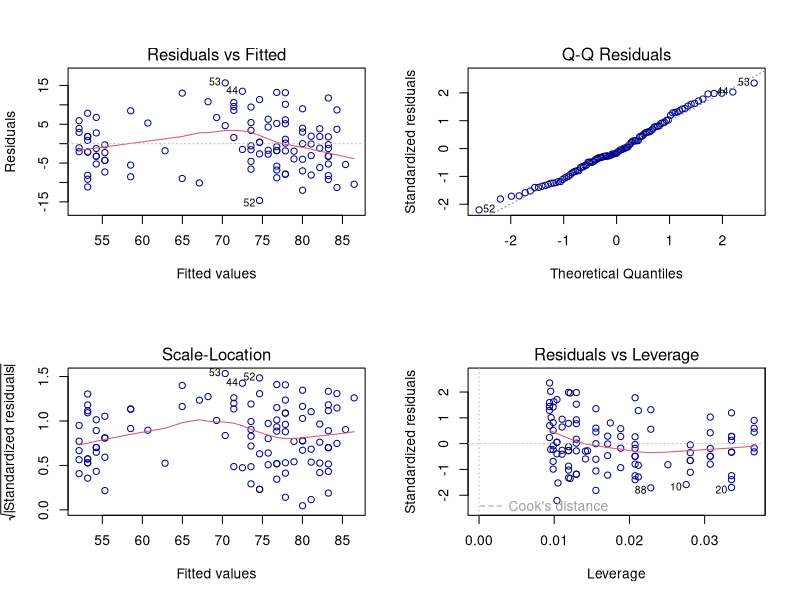

R code for this plot:
## ---- chunk 1

options(warn=-1)
options(xtable.comment = FALSE)


library(ggplot2)
library(xtable)
library(rms)


## ---- chunk 2

rm(list = ls())

df <- read.csv("OldFaithful.csv", stringsAsFactors = FALSE, sep = "," ,dec="," )
df$Duration <- as.double(df$Duration)
df$DurationCent <- df$Duration - mean(df$Duration)
## ---- chunk 3

model <- lm(Interval~DurationCent, data=df)

## ---- chunk 4

xtable(model)

par(mfrow=c(2,2))
plot(model, which = 1, col=c("blue4"))
plot(model, which = 2, col=c("blue4"))
plot(model, which = 3, col=c("blue4"))
plot(model, which = 5, col=c("blue4"))

## ---- chunk 5

xtable(confint(model))
